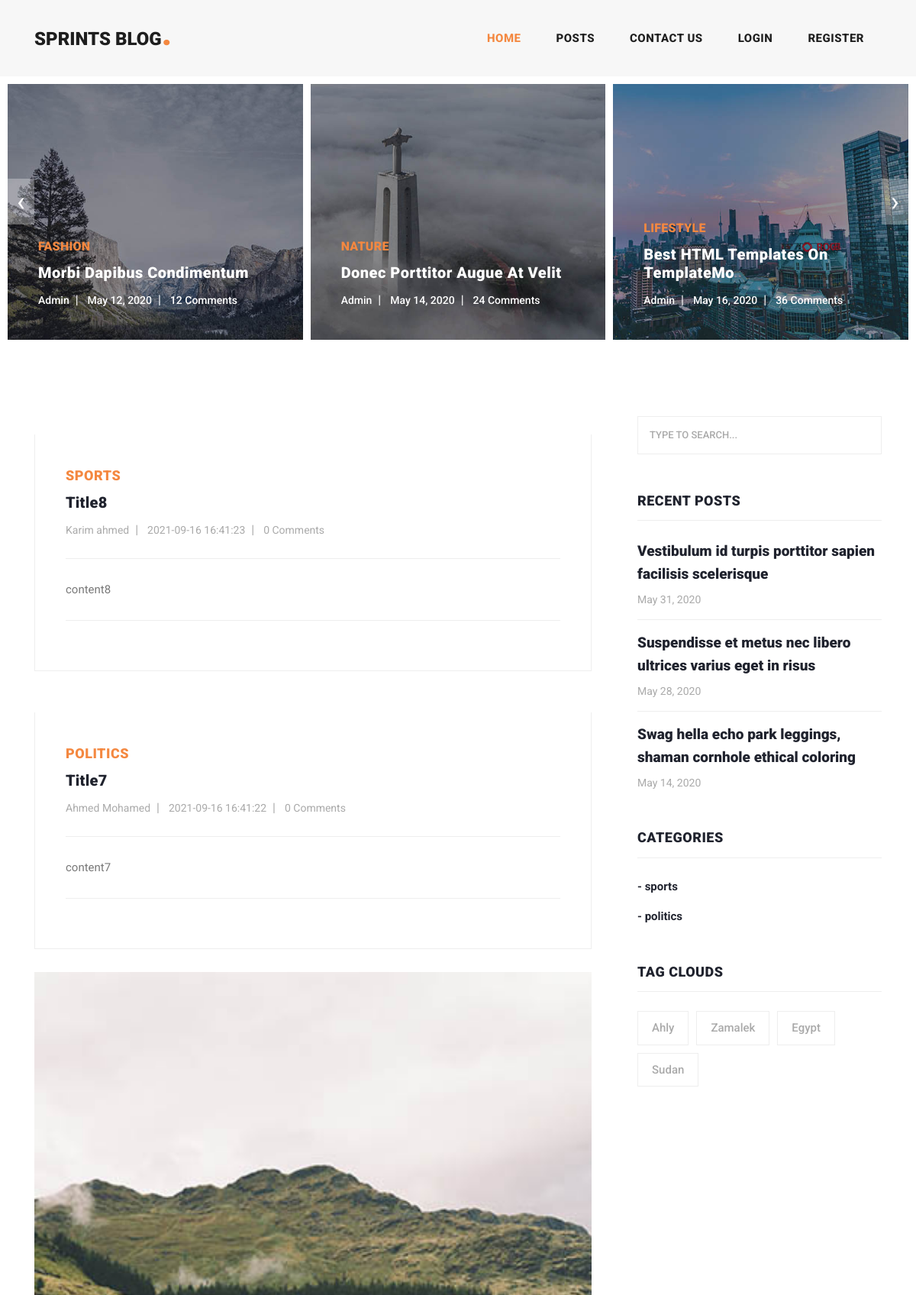
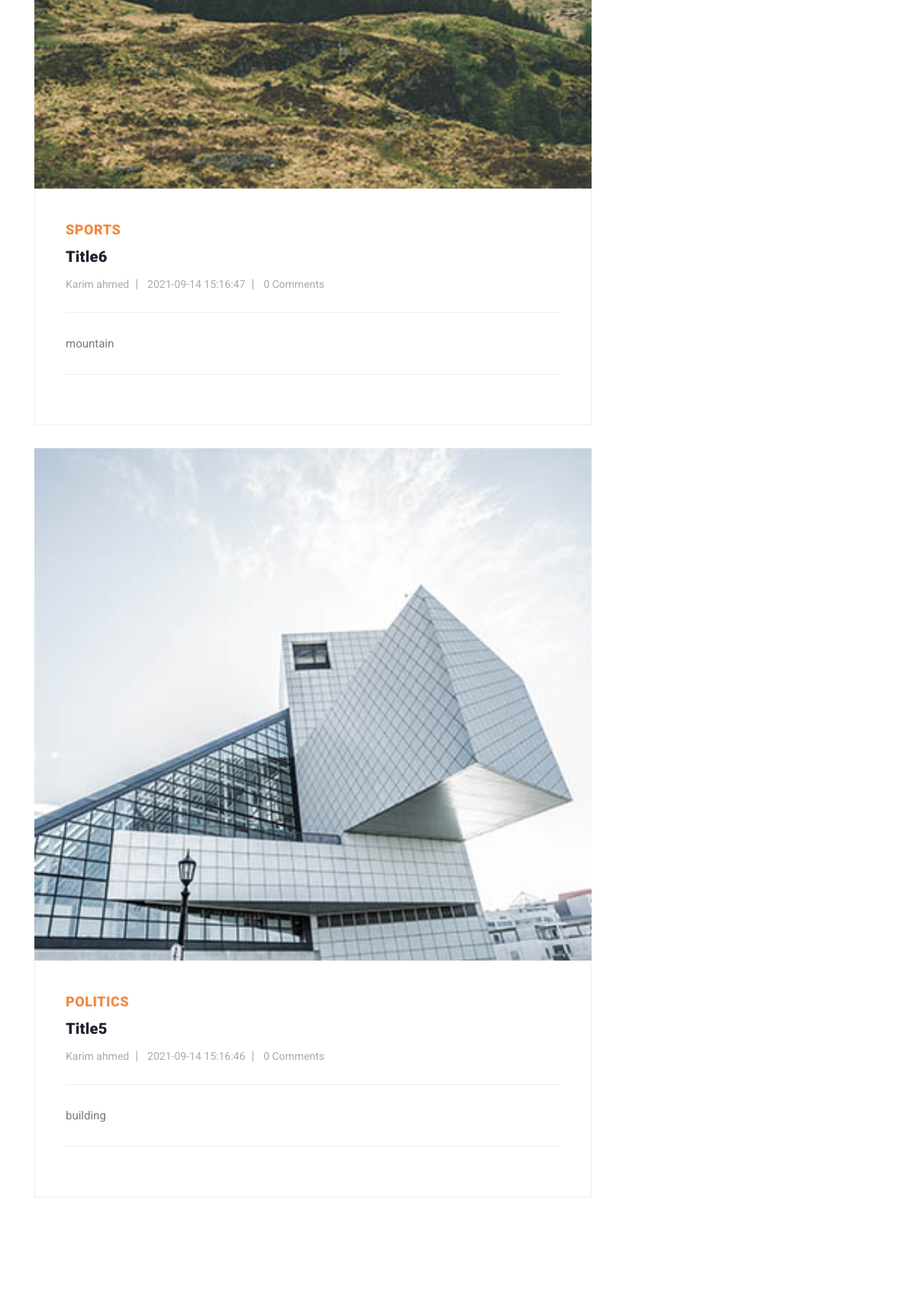
The page /site/index.php (upper part) on the database its author committed (2 pictures, top to bottom).
### tables this page shows
CREATE TABLE `posts` (
  `id` bigint(20) UNSIGNED NOT NULL,
  `title` varchar(1000) NOT NULL,
  `content` longtext NOT NULL,
  `publish_date` datetime NOT NULL,
  `created_at` datetime NOT NULL DEFAULT current_timestamp(),
  `image_dir` varchar(10000) NOT NULL,
  `updated_at` datetime DEFAULT NULL,
  `category_id` bigint(20) UNSIGNED NOT NULL,
  `user_id` bigint(20) UNSIGNED NOT NULL
);

CREATE TABLE `categories` (
  `id` bigint(20) UNSIGNED NOT NULL,
  `name` varchar(50) NOT NULL
);

CREATE TABLE `users` (
  `id` bigint(20) UNSIGNED NOT NULL,
  `name` varchar(500) NOT NULL,
  `username` varchar(255) NOT NULL,
  `password` varchar(255) NOT NULL,
  `email` varchar(255) NOT NULL,
  `phone` varchar(50) DEFAULT NULL,
  `type` tinyint(4) NOT NULL DEFAULT 0
);

CREATE TABLE `tags` (
  `id` bigint(20) UNSIGNED NOT NULL,
  `name` varchar(200) NOT NULL
);

### site/dal/basic_dal.php (called while the page is built, shortened)
<?php
function getConnection()
{
    return mysqli_connect('localhost', 'root', '', 'blog');
}
function getRows($sql)
{
    $results = [];
    $conn = getConnection();
    if ($conn) {
        $query = mysqli_query($conn, $sql);
        while (($row = mysqli_fetch_assoc($query)) != null) {
            array_push($results, $row);
        }
    }
    return $results;
}
function getRow($sql)
{
    $results = getRows($sql);
    if (count($results) > 0)
        return $results[0];
    return null;
}

### site/logic/posts.php (called while the page is built, shortened)
<?php
require_once(BASE_PATH . '/dal/basic_dal.php');
function getPosts($page_size, $page = 1, $category_id = null, $tag_id = null, $user_id = null, $q = null,$offset)
{
    $sql = "SELECT p.*,c.name AS category_name,u.name AS user_name FROM posts p
    INNER JOIN categories c ON c.id=p.category_id
    INNER JOIN users u ON u.id=p.user_id
    WHERE 1=1";
    $sql .= " ORDER BY publish_date desc limit $offset,$page_size";
    $posts =  getRows($sql);
    for ($i = 0; $i < count($posts); $i++) {
        $posts[$i]['comments'] = getPostCommentsCount($posts[$i]['id']);
        $posts[$i]['tags'] = getPostTags($posts[$i]['id']);
    }
    return $posts;
}
function getPostCommentsCount($postId)
{
    $sql = "SELECT COUNT(0) as cnt FROM comments WHERE post_id=$postId";
    $result = getRow($sql);
    return $result['cnt'];
}
function getPostTags($postId)
{
    $sql = "SELECT t.id,t.name FROM post_tags pt
    INNER JOIN tags t ON t.id=pt.tag_id
    WHERE post_id=$postId";
    return getRows($sql);
}

### site/logic/categories.php (called while the page is built)
<?php
require_once(BASE_PATH . '/dal/basic_dal.php');
function getCategories()
{
    $sql = "SELECT * FROM categories";
    return getRows($sql);
}

### site/logic/tags.php (called while the page is built)
<?php
require_once(BASE_PATH . '/dal/basic_dal.php');
function getTags()
{
    $sql = "SELECT * FROM tags";
    return getRows($sql);
}

### site/index.php (the view, shortened to what this page needs)
<?php
require_once(BASE_PATH . '/logic/posts.php');
require_once(BASE_PATH . '/logic/categories.php');
require_once(BASE_PATH . '/logic/tags.php');
$posts = getPosts(4,1,'','','','',0);
$categories = getCategories();
$tags = getTags();
?>
<?php require_once('layout/header.php'); ?>
<div class="main-banner header-text">
  <div class="container-fluid">
    <div class="owl-banner owl-carousel">
      <div class="item">
        <img src="assets/images/banner-item-01.jpg" alt="">
        <div class="item-content">
          <div class="main-content">
            <div class="meta-category">
              <span>Fashion</span>
            </div>
            <a href="post-details.html">
              <h4>Morbi dapibus condimentum</h4>
            </a>
            <ul class="post-info">
              <li><a href="#">Admin</a></li>
              <li><a href="#">May 12, 2020</a></li>
              <li><a href="#">12 Comments</a></li>
            </ul>
          </div>
        </div>
      </div>
      <div class="item">
        <img src="assets/images/banner-item-02.jpg" alt="">
        <div class="item-content">
          <div class="main-content">
            <div class="meta-category">
              <span>Nature</span>
            </div>
            <a href="post-details.html">
              <h4>Donec porttitor augue at velit</h4>
            </a>
            <ul class="post-info">
              <li><a href="#">Admin</a></li>
              <li><a href="#">May 14, 2020</a></li>
              <li><a href="#">24 Comments</a></li>
            </ul>
          </div>
        </div>
      </div>
      <div class="item">
        <img src="assets/images/banner-item-03.jpg" alt="">
        <div class="item-content">
          <div class="main-content">
            <div class="meta-category">
              <span>Lifestyle</span>
            </div>
            <a href="post-details.html">
              <h4>Best HTML Templates on TemplateMo</h4>
            </a>
            <ul class="post-info">
              <li><a href="#">Admin</a></li>
              <li><a href="#">May 16, 2020</a></li>
              <li><a href="#">36 Comments</a></li>
            </ul>
          </div>
        </div>
      </div>
    </div>
  </div>
</div>
<section class="blog-posts">
  <div class="container">
    <div class="row">
      <div class="col-lg-8">
        <div class="all-blog-posts">
          <div class="row">
            <?php
            foreach ($posts as $post) {
            ?>
              <div class="col-lg-12">
                <div class="blog-post">
                  <div class="blog-thumb">
                    <img src="<?= $post['image_dir'] ?>" alt="">
                  </div>
                  <div class="down-content">
                    <span><?= $post['category_name'] ?></span>
                    <a href="<?= BASE_URL . '/post-details.php?id=' . $post['id'] ?>">
                      <h4><?= $post['title'] ?></h4>
                    </a>
                    <ul class="post-info">
                      <li><a href="#"><?= $post['user_name'] ?></a></li>
                      <li><a href="#"><?= $post['publish_date'] ?></a></li>
                      <li><a href="#"><?= $post['comments'] ?> Comments</a></li>
                    </ul>
                    <p><?= $post['content'] ?></p>
                  </div>
                </div>
              </div>
            <?php
            }
            ?>
          </div>
        </div>
      </div>
      <div class="col-lg-4">
        <div class="sidebar">
          <div class="row">
            <div class="col-lg-12">
              <div class="sidebar-item search">
                <form id="search_form" name="gs" method="GET" action="#">
                  <input type="text" name="q" class="searchText" placeholder="type to search..." autocomplete="on">
                </form>
              </div>
            </div>
            <div class="col-lg-12">
              <div class="sidebar-item recent-posts">
                <div class="sidebar-heading">
                  <h2>Recent Posts</h2>
                </div>
                <div class="content">
                  <ul>
                    <li><a href="post-details.html">
                        <h5>Vestibulum id turpis porttitor sapien facilisis scelerisque</h5>
                        <span>May 31, 2020</span>
                      </a></li>
                    <li><a href="post-details.html">
                        <h5>Suspendisse et metus nec libero ultrices varius eget in risus</h5>
                        <span>May 28, 2020</span>
                      </a></li>
                    <li><a href="post-details.html">
                        <h5>Swag hella echo park leggings, shaman cornhole ethical coloring</h5>
                        <span>May 14, 2020</span>
                      </a></li>
                  </ul>
                </div>
              </div>
            </div>
            <div class="col-lg-12">
              <div class="sidebar-item categories">
                <div class="sidebar-heading">
                  <h2>Categories</h2>
                </div>
                <div class="content">
                  <ul>
                    <?php
                    foreach ($categories as $category) {
                    ?>
                      <li><a href="<?= BASE_URL . '/posts.php?category_id=' . $category['id'] ?>">- <?= $category['name'] ?></a></li>
                    <?php
                    }
                    ?>
                  </ul>
                </div>
              </div>
            </div>
            <div class="col-lg-12">
              <div class="sidebar-item tags">
                <div class="sidebar-heading">
                  <h2>Tag Clouds</h2>
                </div>
                <div class="content">
                  <ul>
                    <?php
                    foreach ($tags as $tag) {
                    ?>
                      <li><a href="<?= BASE_URL . '/posts.php?tag_id=' . $tag['id'] ?>"><?= $tag['name'] ?></a></li>
                    <?php
                    }
                    ?>
                  </ul>
                </div>
              </div>
            </div>
          </div>
        </div>
      </div>
    </div>
  </div>
</section>
<?php require_once('layout/footer.php') ?>

### site/layout/header.php (shortened to what this page needs)
<!DOCTYPE html>
<html lang="en">
<head>
    <link href="vendor/bootstrap/css/bootstrap.min.css" rel="stylesheet">
    <link rel="stylesheet" href="assets/css/fontawesome.css">
    <link rel="stylesheet" href="assets/css/templatemo-stand-blog.css">
    <link rel="stylesheet" href="assets/css/owl.css">
</head>
<body>
    <header class="">
        <nav class="navbar navbar-expand-lg">
            <div class="container">
                <a class="navbar-brand" href="index.php">
                    <h2>Sprints Blog<em>.</em></h2>
                </a>
                <div class="collapse navbar-collapse" id="navbarResponsive">
                    <ul class="navbar-nav ml-auto">
                        <li class="nav-item active">
                            <a class="nav-link" href="index.php">Home
                            </a>
                        </li>
                        <li class="nav-item">
                            <a class="nav-link" href="posts.php">Posts</a>
                        </li>
                        <li class="nav-item">
                            <a class="nav-link" href="contact.php">Contact Us</a>
                        </li>
                        <?php
                        if (isset($_SESSION['user'])) {
                        ?>
                            <?php
                            if (isset($_SESSION['user']['type']) && $_SESSION['user']['type'] == 1) {
                            ?>
                                <li class="nav-item">
                                    <a class="nav-link" href="admin.php">Admin</a>
                                </li>
                            <?php
                            }
                            ?>
                            <li class="nav-item">
                                <a class="nav-link" href="myposts.php">My Posts</a>
                            </li>
                            <li class="nav-item">
                                <a class="nav-link" href="logout.php">Logout</a>
                            </li>
                        <?php
                        } else {
                        ?>
                            <li class="nav-item">
                                <a class="nav-link" href="login.php">Login</a>
                            </li>
                            <li class="nav-item">
                                <a class="nav-link" href="register.php">Register</a>
                            </li>
                        <?php
                        }
                        ?>
                    </ul>
                </div>
            </div>
        </nav>
    </header>

### site/layout/footer.php (shortened to what this page needs)
</body>
</html>

### rows shown on the page
posts: category.name "SPORTS", title "Title8", user.name "Karim ahmed", publish_date "2021-09-16 16:41:23", comments "0", content "content8"
posts: category.name "POLITICS", title "Title7", user.name "Ahmed Mohamed", publish_date "2021-09-16 16:41:22", comments "0", content "content7"
posts: image_dir (picture), category.name "SPORTS", title "Title6", user.name "Karim ahmed", publish_date "2021-09-14 15:16:47", comments "0", content "mountain"
posts: image_dir (picture), category.name "POLITICS", title "Title5", user.name "Karim ahmed", publish_date "2021-09-14 15:16:46", comments "0", content "building"
categories: name "sports"
categories: name "politics"
tags: name "Ahly"
tags: name "Zamalek"
tags: name "Egypt"
tags: name "Sudan"
